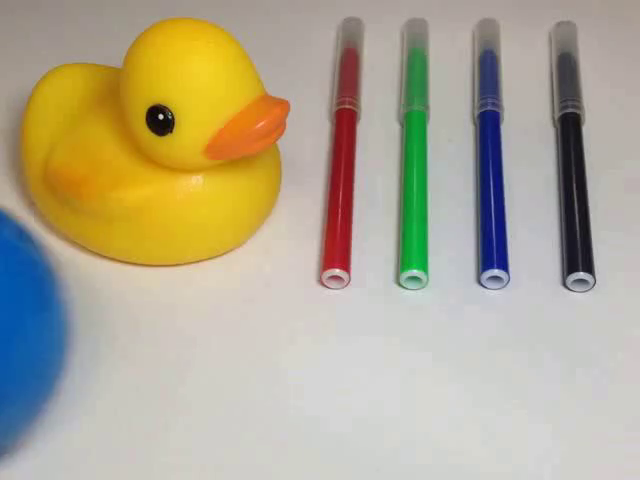
#> input picture frame 10 of data/sample1.mp4, 640 x 480 px
$ python 6_4.py
#> lines starting #> are read from the running program, lines starting #| are printed output that depends on the picture; after the words box and inside, x2 and y2 are one past the last pixel; in counts of white or black regions, pixels touching at a corner belong together
#> further down, src is the input picture: shape (480, 640, 3); mean B, G, R 146.6, 170, 177.9
import cv2
import numpy as np

# 分割サイズ（ピクセル）
bs = 8
cap = cv2.VideoCapture('data/sample1.mp4')
width = int(cap.get(cv2.CAP_PROP_FRAME_WIDTH))
height = int(cap.get(cv2.CAP_PROP_FRAME_HEIGHT))
ws = int(width / bs)
hs = int(height / bs)


def get_flow(src, prev):
    """ オプティカルフロー取得 """
    curr = cv2.cvtColor(src, cv2.COLOR_RGB2GRAY)
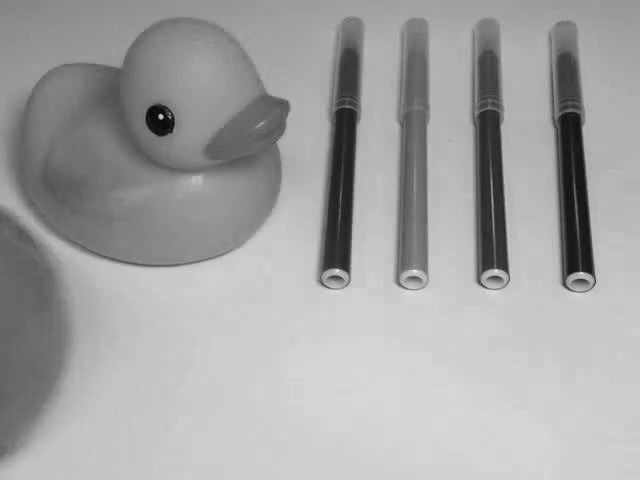
#> curr: shape (480, 640); min 2, max 232, mean 164
    curr = cv2.resize(curr, (ws, hs))
#> curr: shape (60, 80)
    prev = cv2.cvtColor(prev, cv2.COLOR_RGB2GRAY)
#> prev: shape (480, 640); every value is 0
    prev = cv2.resize(prev, (ws, hs))
#> prev: shape (60, 80); every value is 0
    # オプティカルフロー計算手法（Farneback法）
    flow = cv2.calcOpticalFlowFarneback(
        prev, curr, None, 0.5, 3, 15, 3, 5, 1.2, 0)
    return flow


def draw_arrow(flow):
    """ オプティカルフロー矢印描画 """
    # フローをx成分とy成分に分離
    flow_x, flow_y = cv2.split(flow)
    # 矢印描画
    flow_arrow = np.ones((height, width, 1), np.uint8) * 255
    for py in range(0, flow_arrow.shape[0], bs):
        for px in range(0, flow_arrow.shape[1], bs):
            dx = int(flow_x[int(py / bs), int(px / bs)] * 8)
            dy = int(flow_y[int(py / bs), int(px / bs)] * 8)
            cv2.arrowedLine(flow_arrow, (px, py), (px + dx, py + dy), 0)
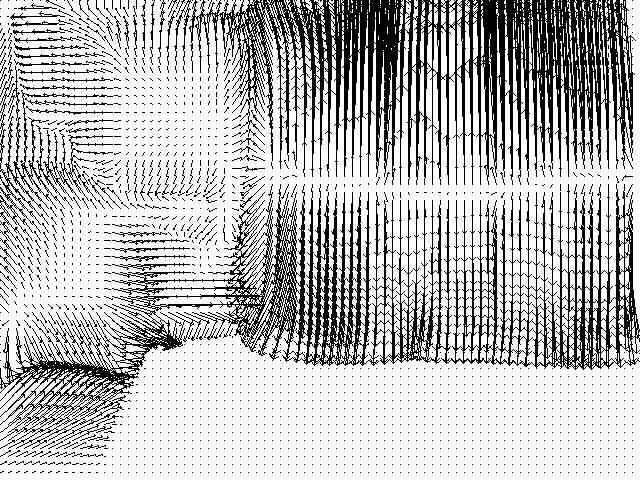
#> flow_arrow: shape (480, 640, 1); 74.5% white; 1672 black regions (1599 under 20 px), largest, box (x1, y1, x2, y2) and area: (189, 0, 636, 185) 33612, (112, 184, 640, 370) 25803, (0, 304, 210, 449) 6509
    # 中心の大きい矢印を描画
    arrow_x = int(flow_arrow.shape[1] / 2)
#> arrow_x = 320
    arrow_y = int(flow_arrow.shape[0] / 2)
#> arrow_y = 240
    mean_h = int(cv2.mean(flow_x)[0] * 100)
#> mean_h = 0
    mean_v = int(cv2.mean(flow_y)[0] * 100)
#> mean_v = -118
    cv2.arrowedLine(flow_arrow, (arrow_x, arrow_y),
                    (arrow_x + mean_h, arrow_y + mean_v),
                    (128), 10, cv2.LINE_8, 0, 0.5)
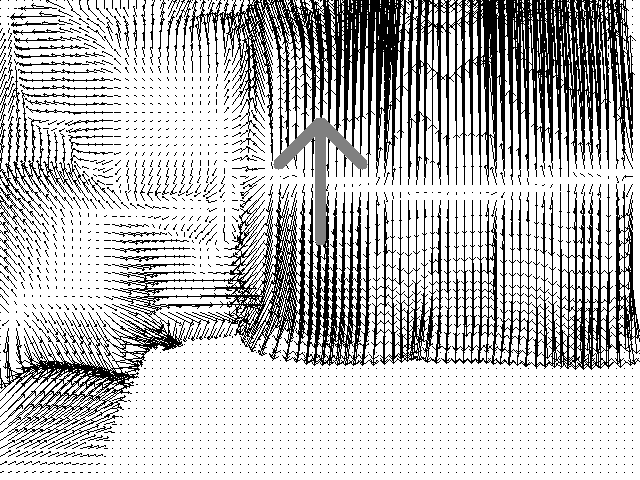
#> flow_arrow: shape (480, 640, 1); 0.88% of pixels changed, all inside (x1, y1, x2, y2) = (273, 117, 368, 246)
    return flow_arrow


def draw_color(flow):
    """ オプティカルフロー色相描画 """
    # フローをx成分とy成分に分離
    flow_x, flow_y = cv2.split(flow)
    # フローを長さと角度に変換
    length, angle = cv2.cartToPolar(flow_x, flow_y, angleInDegrees=True)
    # 長さを彩度（0～255）に変換
    length = length * 255
    length[length > 255] = 255
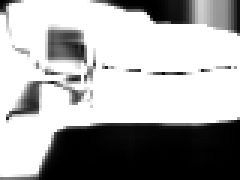
#> length: shape (60, 80) float32 (shown 3 times larger); min 0.00422, max 255, mean 168.5
    length = length.astype(np.uint8)
    # 角度（0～360度）を色相（0～180）に変換
    angle = (angle / 2 + 45).astype(np.uint8)
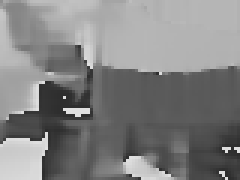
#> angle: shape (60, 80) (shown 3 times larger); min 45, max 224, mean 129.7
    # 角度をH、長さをS、明るさVを255として合成
    value = np.ones((hs, ws), np.uint8) * 255
    hsv = cv2.merge((angle, length, value))
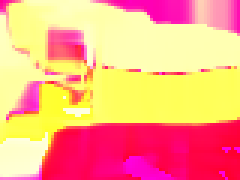
#> hsv: shape (60, 80, 3) (shown 3 times larger); mean of channels 0, 1, 2 129.7, 168.2, 255; drawn as B, G, R
    hsv = cv2.cvtColor(hsv, cv2.COLOR_HSV2BGR)
    # 入力サイズに拡大
    flow_color = cv2.resize(hsv, (width, height))
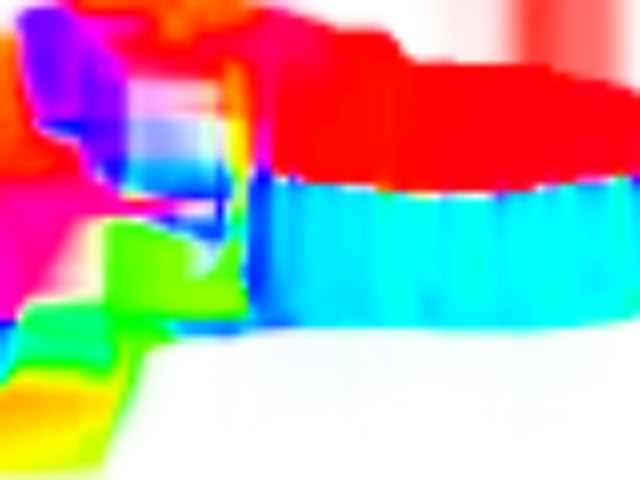
#> flow_color: shape (480, 640, 3); mean B, G, R 164.1, 163, 181.7
    return flow_color


prev = np.zeros((height, width, 3), np.uint8)
while True:
    ret, src = cap.read()
    if not ret:
        cap.set(cv2.CAP_PROP_POS_FRAMES, 0)
        prev = np.zeros((height, width, 3), np.uint8)
        continue
    # フロー取得
    flow = get_flow(src, prev)
    # フロー矢印描画
    flow_arrow = draw_arrow(flow)
    # フロー色相描画
    flow_color = draw_color(flow)
    # 現在画像を事前画像に保存
    prev = src
    cv2.imshow('win_src', src)
    cv2.imshow('win_arrow', flow_arrow)
    cv2.imshow('win_color', flow_color)
    key = cv2.waitKey(10)
#> (key Esc is pressed here)
    if key == 27:
        break
    elif key == 32:
        cv2.waitKey()

cv2.destroyAllWindows()

$ run again, starting later in the video
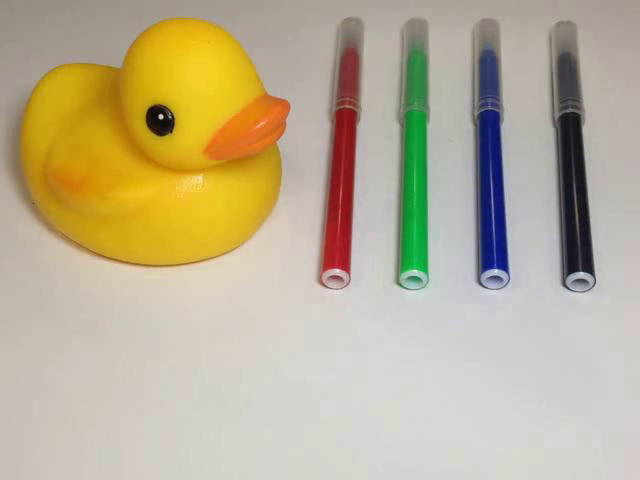
#> input picture frame 49 of data/sample1.mp4, 640 x 480 px
#> src is the input picture: shape (480, 640, 3); mean B, G, R 149.2, 176.9, 187.6
#> after the loop in draw_arrow, `for py in range(0, flow_arrow.shape[0], bs):`:
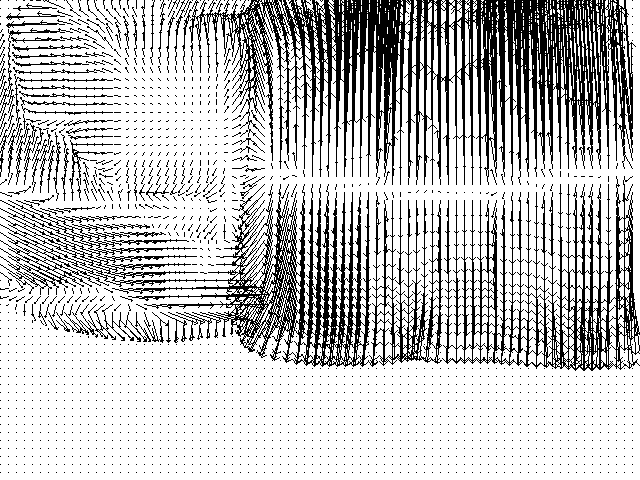
#> flow_arrow: shape (480, 640, 1); 75.9% white; 1825 black regions (1740 under 20 px), largest, box (x1, y1, x2, y2) and area: (189, 0, 636, 185) 33296, (0, 184, 443, 367) 18833, (442, 176, 640, 371) 10630
#> mean_h = -2
#> mean_v = -107
#> in draw_color, `flow_color = cv2.resize(hsv, (width, height))`:
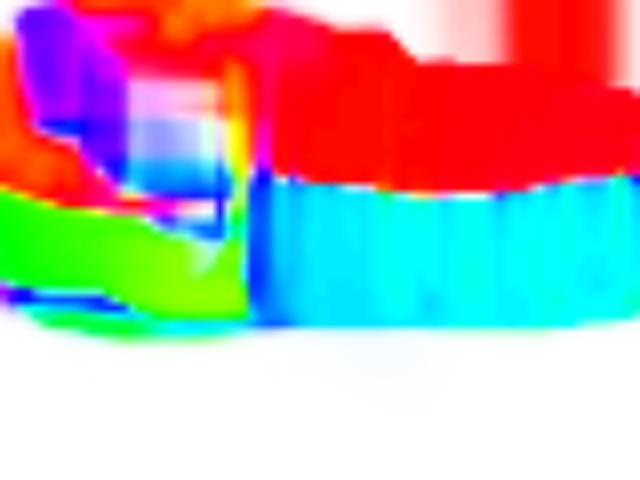
#> flow_color: shape (480, 640, 3); mean B, G, R 170.2, 167.2, 180.4

$ run again, starting later in the video
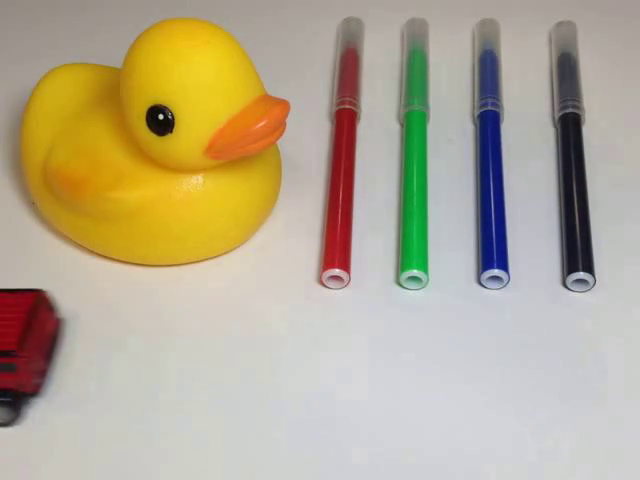
#> input picture frame 87 of data/sample1.mp4, 640 x 480 px
#> src is the input picture: shape (480, 640, 3); mean B, G, R 146.8, 171.4, 182
#> after the loop in draw_arrow, `for py in range(0, flow_arrow.shape[0], bs):`:
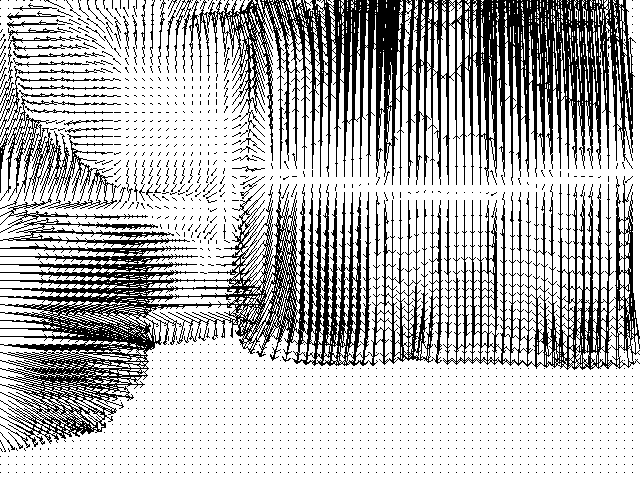
#> flow_arrow: shape (480, 640, 1); 72.1% white; 1470 black regions (1418 under 20 px), largest, box (x1, y1, x2, y2) and area: (189, 0, 636, 185) 33574, (0, 184, 443, 447) 30588, (443, 176, 640, 370) 10557
#> mean_h = 35
#> mean_v = -105
#> in draw_color, `flow_color = cv2.resize(hsv, (width, height))`:
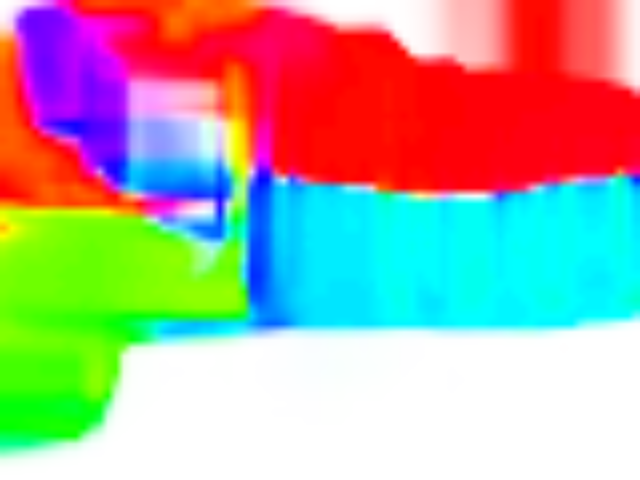
#> flow_color: shape (480, 640, 3); mean B, G, R 156.7, 168.8, 175.9
